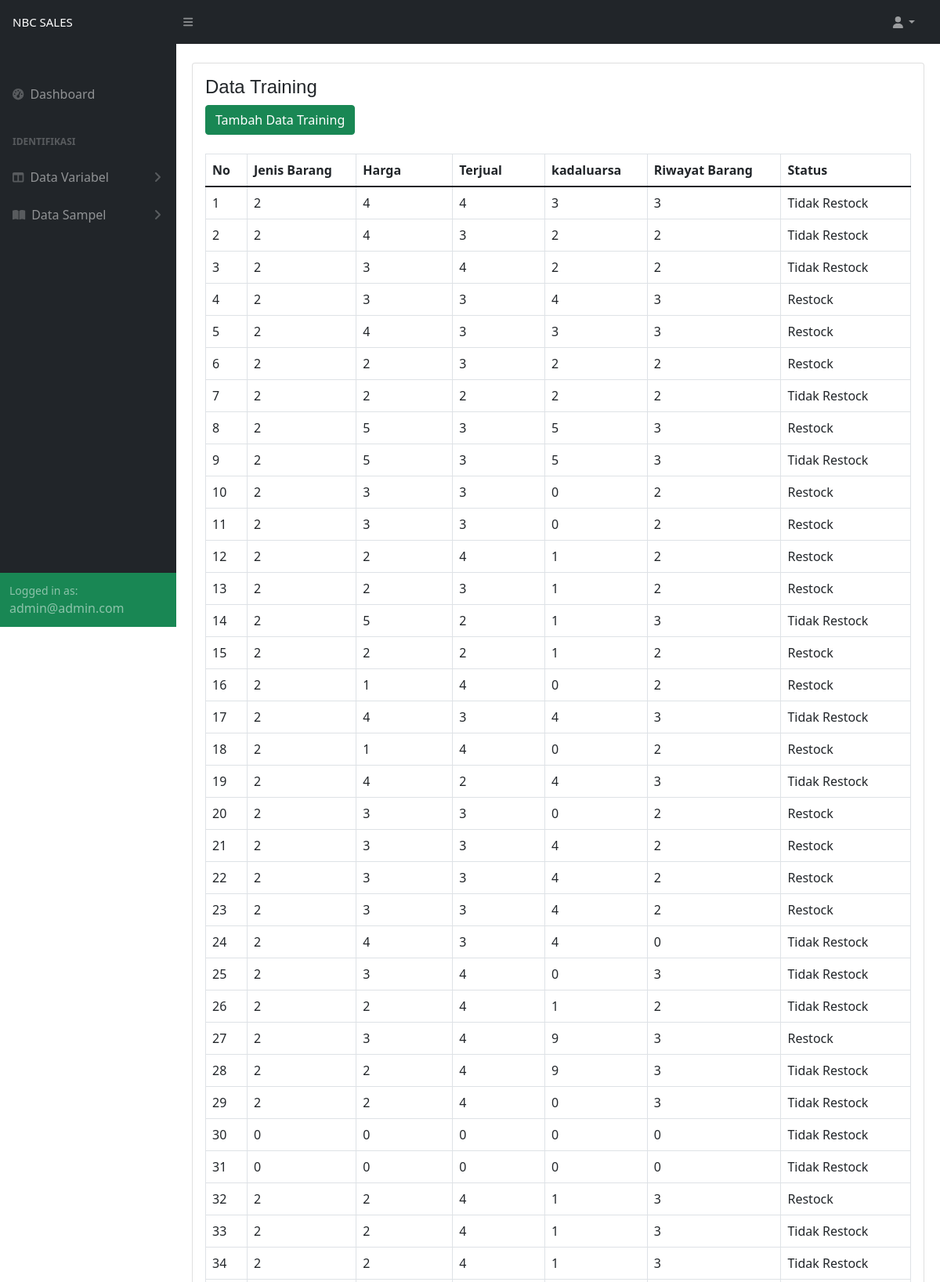
/admin/data-sampel/data-training.php (signed in, upper part), run on the app's committed database.
### tables this page shows
CREATE TABLE `data_training` (
  `id_data_training` int(11) NOT NULL,
  `jenis_barang` varchar(100) NOT NULL,
  `harga` varchar(100) NOT NULL,
  `terjual` varchar(100) NOT NULL,
  `kadaluarsa` varchar(100) NOT NULL,
  `riwayat` int(11) NOT NULL,
  `stock` varchar(15) NOT NULL
);

### config/admin/data-training/view.php (the view)
<?php
include('../../config/koneksi.php');
    $no = 1;
    $query = mysqli_query($con,"SELECT * FROM data_training");
	while( $row = mysqli_fetch_array($query)){
?>
                        <tr>
                            <td> <?php echo $no++?> </td>
                            <td> <?php echo $row['jenis_barang'];?> </td>
                            <td> <?php echo $row['harga'];?></td>
                            <td> <?php echo $row['terjual'];?></td>
                            <td> <?php echo $row['kadaluarsa'];?> </td>
                            <td> <?php echo $row['riwayat'];?> </td>
                            <td> <?php echo $row['stock'];?> </td>
                          </tr>
<?php
	}
?>

### frontend/assets/css/style.css (style rules this page uses)
body { font-family: "Open Sans", sans-serif; color: #444444; }

### data on the page
data_training: jenis_barang "2", harga "4", terjual "4", kadaluarsa "3", riwayat "3", stock "Tidak Restock"
data_training: jenis_barang "2", harga "4", terjual "3", kadaluarsa "2", riwayat "2", stock "Tidak Restock"
data_training: jenis_barang "2", harga "3", terjual "4", kadaluarsa "2", riwayat "2", stock "Tidak Restock"
data_training: jenis_barang "2", harga "3", terjual "3", kadaluarsa "4", riwayat "3", stock "Restock"
data_training: jenis_barang "2", harga "4", terjual "3", kadaluarsa "3", riwayat "3", stock "Restock"
data_training: jenis_barang "2", harga "2", terjual "3", kadaluarsa "2", riwayat "2", stock "Restock"
data_training: jenis_barang "2", harga "2", terjual "2", kadaluarsa "2", riwayat "2", stock "Tidak Restock"
data_training: jenis_barang "2", harga "5", terjual "3", kadaluarsa "5", riwayat "3", stock "Restock"
data_training: jenis_barang "2", harga "5", terjual "3", kadaluarsa "5", riwayat "3", stock "Tidak Restock"
data_training: jenis_barang "2", harga "3", terjual "3", kadaluarsa "0", riwayat "2", stock "Restock"
data_training: jenis_barang "2", harga "3", terjual "3", kadaluarsa "0", riwayat "2", stock "Restock"
data_training: jenis_barang "2", harga "2", terjual "4", kadaluarsa "1", riwayat "2", stock "Restock"
data_training: jenis_barang "2", harga "2", terjual "3", kadaluarsa "1", riwayat "2", stock "Restock"
data_training: jenis_barang "2", harga "5", terjual "2", kadaluarsa "1", riwayat "3", stock "Tidak Restock"
data_training: jenis_barang "2", harga "2", terjual "2", kadaluarsa "1", riwayat "2", stock "Restock"
data_training: jenis_barang "2", harga "1", terjual "4", kadaluarsa "0", riwayat "2", stock "Restock"
data_training: jenis_barang "2", harga "4", terjual "3", kadaluarsa "4", riwayat "3", stock "Tidak Restock"
data_training: jenis_barang "2", harga "1", terjual "4", kadaluarsa "0", riwayat "2", stock "Restock"
data_training: jenis_barang "2", harga "4", terjual "2", kadaluarsa "4", riwayat "3", stock "Tidak Restock"
data_training: jenis_barang "2", harga "3", terjual "3", kadaluarsa "0", riwayat "2", stock "Restock"
data_training: jenis_barang "2", harga "3", terjual "3", kadaluarsa "4", riwayat "2", stock "Restock"
data_training: jenis_barang "2", harga "3", terjual "3", kadaluarsa "4", riwayat "2", stock "Restock"
data_training: jenis_barang "2", harga "3", terjual "3", kadaluarsa "4", riwayat "2", stock "Restock"
data_training: jenis_barang "2", harga "4", terjual "3", kadaluarsa "4", riwayat "0", stock "Tidak Restock"
data_training: jenis_barang "2", harga "3", terjual "4", kadaluarsa "0", riwayat "3", stock "Tidak Restock"
data_training: jenis_barang "2", harga "2", terjual "4", kadaluarsa "1", riwayat "2", stock "Tidak Restock"
data_training: jenis_barang "2", harga "3", terjual "4", kadaluarsa "9", riwayat "3", stock "Restock"
data_training: jenis_barang "2", harga "2", terjual "4", kadaluarsa "9", riwayat "3", stock "Tidak Restock"
data_training: jenis_barang "2", harga "2", terjual "4", kadaluarsa "0", riwayat "3", stock "Tidak Restock"
data_training: jenis_barang "0", harga "0", terjual "0", kadaluarsa "0", riwayat "0", stock "Tidak Restock"
data_training: jenis_barang "0", harga "0", terjual "0", kadaluarsa "0", riwayat "0", stock "Tidak Restock"
data_training: jenis_barang "2", harga "2", terjual "4", kadaluarsa "1", riwayat "3", stock "Restock"
data_training: jenis_barang "2", harga "2", terjual "4", kadaluarsa "1", riwayat "3", stock "Tidak Restock"
data_training: jenis_barang "2", harga "2", terjual "4", kadaluarsa "1", riwayat "3", stock "Tidak Restock"

### other printed values
$_SESSION['email'] "admin@admin.com"
